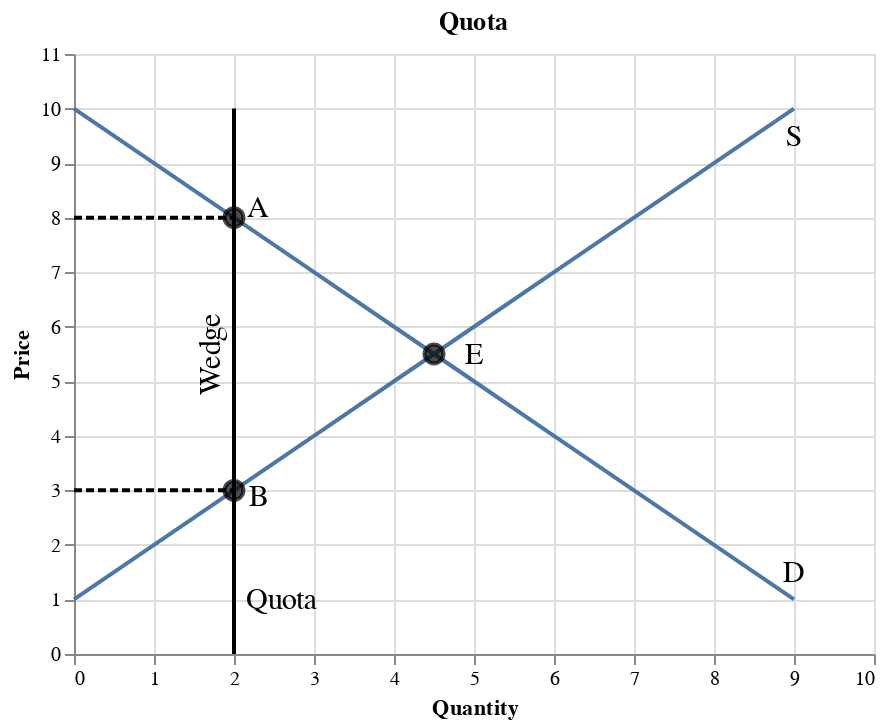

Source (notebook cell):
### Markdown cell above
## Quantity Control

Quantity control/Quota
: Upper limit on the quantity of some good that can be bought or sold.<br><br>

License
: Give its owner the right to supply a good or service.<br><br>

> Previously, the market was at the equilibrium (Point E) where the equilibrium price was 5.5 dollars. Then, the government imposes a quota on the products. Although suppliers are willing to produce 2 units at a price of 3 dollars (Point B), buyers are willing to pay 8 dollars (Point A). So, the producers will sell their products at 8 dollars. The price difference of Point A and Point B is known as the quota cost, and producers transfer the quota cost to buyers.

Wedge
: Quantity control/Quota drives a wedge between the demand price and the supply price of a good. The price paid by buyers ends up being higher than that received by sellers.<br><br>

Quota rent
: The difference between the demand and supply price at the quota amount.
: Market price of the license when the licenses are traded.
: Opportunity cost of license-holder.

### Code cell
df_d = pd.DataFrame(data={'price': list(range(1, 11)),
                        'qd': list(range(9,-1,-1))
                       })

df_s = pd.DataFrame(data={'price': list(range(1, 11)),
                        'qs': list(range(0,10))
                       })

df_e = pd.DataFrame(data={'price': [5.5, 8, 3],
                        'q': [4.5, 2, 2]
                       })

fig_eq = alt.Chart(df_d).mark_line().encode(
    alt.X('qd', title='Quantity', scale=alt.Scale(domain=[0,10])),
    alt.Y('price', title='Price', scale=alt.Scale(domain=[0,11])),
) + alt.Chart(df_s).mark_line().encode(
    alt.X('qs', title='Quantity', scale=alt.Scale(domain=[0,10])),
    alt.Y('price', title='Price', scale=alt.Scale(domain=[0,11])),
) + alt.Chart(df_e).mark_point(size=90, color='black', fill='black').encode(
    x='q',
    y='price'
)

text1 = alt.Chart({'values':[{'x': 9, 'y': 1.5}]}).mark_text(
    text='D',
    fontSize=15
).encode(x='x:Q', y='y:Q')

text2 = alt.Chart({'values':[{'x': 9, 'y': 9.5}]}).mark_text(
    text='S',
    fontSize=15
).encode(x='x:Q', y='y:Q')

text3 = alt.Chart({'values':[{'x': 5, 'y': 5.5}]}).mark_text(
    text='E',
    fontSize=15
).encode(x='x:Q', y='y:Q')

text4 = alt.Chart({'values':[{'x': 2.3, 'y': 8.2}]}).mark_text(
    text='A',
    fontSize=15
).encode(x='x:Q', y='y:Q')

text5 = alt.Chart({'values':[{'x': 2.3, 'y': 2.9}]}).mark_text(
    text='B',
    fontSize=15
).encode(x='x:Q', y='y:Q')

text6 = alt.Chart({'values':[{'x': 2.6, 'y': 1}]}).mark_text(
    text='Quota',
    fontSize=15
).encode(x='x:Q', y='y:Q')

text7 = alt.Chart({'values':[{'x': 1.7, 'y': 5.5}]}).mark_text(
    text='Wedge',
    fontSize=15,
    angle=270
).encode(x='x:Q', y='y:Q')

df_v2 = pd.DataFrame(data={'price': [0, 10], 'q': [2, 2]})
fig_v2 = alt.Chart(df_v2).mark_line(color='black').encode(
    alt.X('q'),
    alt.Y('price')
)

df_h2 = pd.DataFrame(data={'price': [3, 3], 'q': [0, 2]})
fig_h2 = alt.Chart(df_h2).mark_line(color='black', strokeDash=[4, 2]).encode(
    alt.X('q'),
    alt.Y('price')
)

df_h3 = pd.DataFrame(data={'price': [8, 8], 'q': [0, 2]})
fig_h3 = alt.Chart(df_h3).mark_line(color='black', strokeDash=[4, 2]).encode(
    alt.X('q'),
    alt.Y('price')
)

(fig_eq + text1 + text2 + text3 + text4 + text5 + text6 + text7 + fig_v2 + fig_h2 + fig_h3).properties(title='Quota')

### Figure 1 — Vega-Lite specification as saved in the notebook (floating-point values rounded to 4 significant figures)
{"config": {"view": {"continuousWidth": 400, "continuousHeight": 300}}, "layer": [{"data": {"name": "data-b52e021a0734944d4e2e38e1163d0639"}, "mark": "line", "encoding": {"x": {"type": "quantitative", "field": "qd", "scale": {"domain": [0, 10]}, "title": "Quantity"}, "y": {"type": "quantitative", "field": "price", "scale": {"domain": [0, 11]}, "title": "Price"}}}, {"data": {"name": "data-f4791e6d2c5433b743c328a8f6f72260"}, "mark": "line", "encoding": {"x": {"type": "quantitative", "field": "qs", "scale": {"domain": [0, 10]}, "title": "Quantity"}, "y": {"type": "quantitative", "field": "price", "scale": {"domain": [0, 11]}, "title": "Price"}}}, {"data": {"name": "data-5d5d368265f5c396ad0679a954c9dc1d"}, "mark": {"type": "point", "color": "black", "fill": "black", "size": 90}, "encoding": {"x": {"type": "quantitative", "field": "q"}, "y": {"type": "quantitative", "field": "price"}}}, {"data": {"name": "data-411b058143eb0c76546a59e0f2efbb64"}, "mark": {"type": "text", "fontSize": 15, "text": "D"}, "encoding": {"x": {"type": "quantitative", "field": "x"}, "y": {"type": "quantitative", "field": "y"}}}, {"data": {"name": "data-78eb422e47dc010e08ec7870329a9a72"}, "mark": {"type": "text", "fontSize": 15, "text": "S"}, "encoding": {"x": {"type": "quantitative", "field": "x"}, "y": {"type": "quantitative", "field": "y"}}}, {"data": {"name": "data-7e100178d0b30ff53f5f746e95732883"}, "mark": {"type": "text", "fontSize": 15, "text": "E"}, "encoding": {"x": {"type": "quantitative", "field": "x"}, "y": {"type": "quantitative", "field": "y"}}}, {"data": {"name": "data-f3909e06cc3d88f9bd7aecd4f27a0f9f"}, "mark": {"type": "text", "fontSize": 15, "text": "A"}, "encoding": {"x": {"type": "quantitative", "field": "x"}, "y": {"type": "quantitative", "field": "y"}}}, {"data": {"name": "data-fd6d734382dfbdc16c28f495d4eeb0c4"}, "mark": {"type": "text", "fontSize": 15, "text": "B"}, "encoding": {"x": {"type": "quantitative", "field": "x"}, "y": {"type": "quantitative", "field": "y"}}}, {"data": {"name": "data-216d1e5fcb02673249565b947b17b87f"}, "mark": {"type": "text", "fontSize": 15, "text": "Quota"}, "encoding": {"x": {"type": "quantitative", "field": "x"}, "y": {"type": "quantitative", "field": "y"}}}, {"data": {"name": "data-7949bf3eb0c9a3b2166f9ff6e8ee514c"}, "mark": {"type": "text", "angle": 270, "fontSize": 15, "text": "Wedge"}, "encoding": {"x": {"type": "quantitative", "field": "x"}, "y": {"type": "quantitative", "field": "y"}}}, {"data": {"name": "data-0d4b318712cfc2af6b5fbe60c5e43b92"}, "mark": {"type": "line", "color": "black"}, "encoding": {"x": {"type": "quantitative", "field": "q"}, "y": {"type": "quantitative", "field": "price"}}}, {"data": {"name": "data-bff9bb307618da3a42de005cd5cbf56d"}, "mark": {"type": "line", "color": "black", "strokeDash": [4, 2]}, "encoding": {"x": {"type": "quantitative", "field": "q"}, "y": {"type": "quantitative", "field": "price"}}}, {"data": {"name": "data-ce21956125fea2347f64e9be5cabff06"}, "mark": {"type": "line", "color": "black", "strokeDash": [4, 2]}, "encoding": {"x": {"type": "quantitative", "field": "q"}, "y": {"type": "quantitative", "field": "price"}}}], "title": "Quota", "$schema": "https://vega.github.io/schema/vega-lite/v4.8.1.json", "datasets": {"data-b52e021a0734944d4e2e38e1163d0639": [{"price": 1, "qd": 9}, {"price": 2, "qd": 8}, {"price": 3, "qd": 7}, {"price": 4, "qd": 6}, {"price": 5, "qd": 5}, {"price": 6, "qd": 4}, {"price": 7, "qd": 3}, {"price": 8, "qd": 2}, {"price": 9, "qd": 1}, {"price": 10, "qd": 0}], "data-f4791e6d2c5433b743c328a8f6f72260": [{"price": 1, "qs": 0}, {"price": 2, "qs": 1}, {"price": 3, "qs": 2}, {"price": 4, "qs": 3}, {"price": 5, "qs": 4}, {"price": 6, "qs": 5}, {"price": 7, "qs": 6}, {"price": 8, "qs": 7}, {"price": 9, "qs": 8}, {"price": 10, "qs": 9}], "data-5d5d368265f5c396ad0679a954c9dc1d": [{"price": 5.5, "q": 4.5}, {"price": 8.0, "q": 2.0}, {"price": 3.0, "q": 2.0}], "data-411b058143eb0c76546a59e0f2efbb64": [{"x": 9, "y": 1.5}], "data-78eb422e47dc010e08ec7870329a9a72": [{"x": 9, "y": 9.5}], "data-7e100178d0b30ff53f5f746e95732883": [{"x": 5, "y": 5.5}], "data-f3909e06cc3d88f9bd7aecd4f27a0f9f": [{"x": 2.3, "y": 8.2}], "data-fd6d734382dfbdc16c28f495d4eeb0c4": [{"x": 2.3, "y": 2.9}], "data-216d1e5fcb02673249565b947b17b87f": [{"x": 2.6, "y": 1}], "data-7949bf3eb0c9a3b2166f9ff6e8ee514c": [{"x": 1.7, "y": 5.5}], "data-0d4b318712cfc2af6b5fbe60c5e43b92": [{"price": 0, "q": 2}, {"price": 10, "q": 2}], "data-bff9bb307618da3a42de005cd5cbf56d": [{"price": 3, "q": 0}, {"price": 3, "q": 2}], "data-ce21956125fea2347f64e9be5cabff06": [{"price": 8, "q": 0}, {"price": 8, "q": 2}]}}
